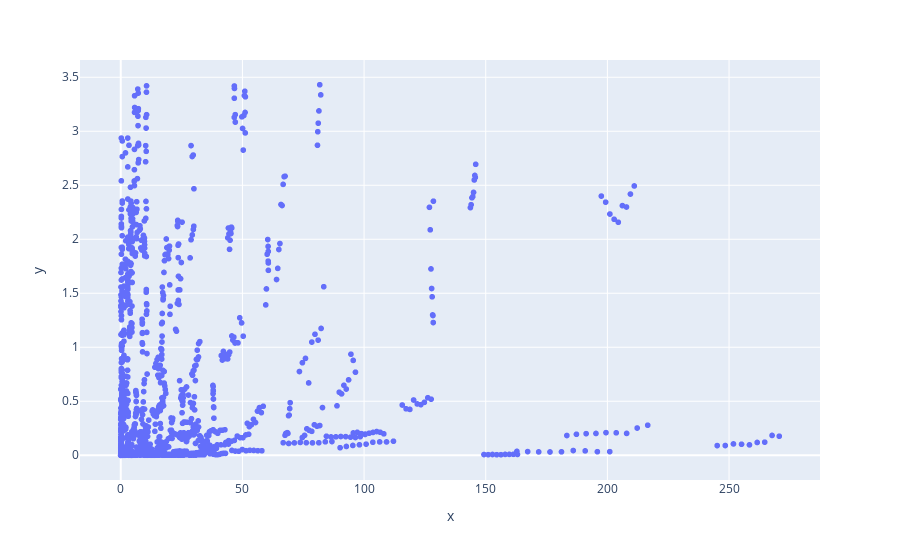

Write notebook code for a chart like this one.
### Markdown cell above
Graficamos en función de la población para observar los datos sin outliers:

### Code cell
fig = px.scatter(x=x_filtered["population"], y=y_filtered)
fig.show()

### Figure 1 — Plotly figure (JSON) as saved in the notebook; plotly's stock layout.template omitted (floating-point values rounded to 4 significant figures; data arrays with more than 128 entries replaced by an {"elided": "..."} marker saying what was removed)
{"data": [{"hovertemplate": "x=%{x}<br>y=%{y}<extra></extra>", "legendgroup": "", "marker": {"color": "#636efa", "symbol": "circle"}, "mode": "markers", "name": "", "showlegend": false, "type": "scattergl", "x": {"elided": "1640 float values"}, "xaxis": "x", "y": {"elided": "1640 float values"}, "yaxis": "y"}], "layout": {"legend": {"tracegroupgap": 0}, "margin": {"t": 60}, "xaxis": {"anchor": "y", "domain": [0, 1], "title": {"text": "x"}}, "yaxis": {"anchor": "x", "domain": [0, 1], "title": {"text": "y"}}}}
